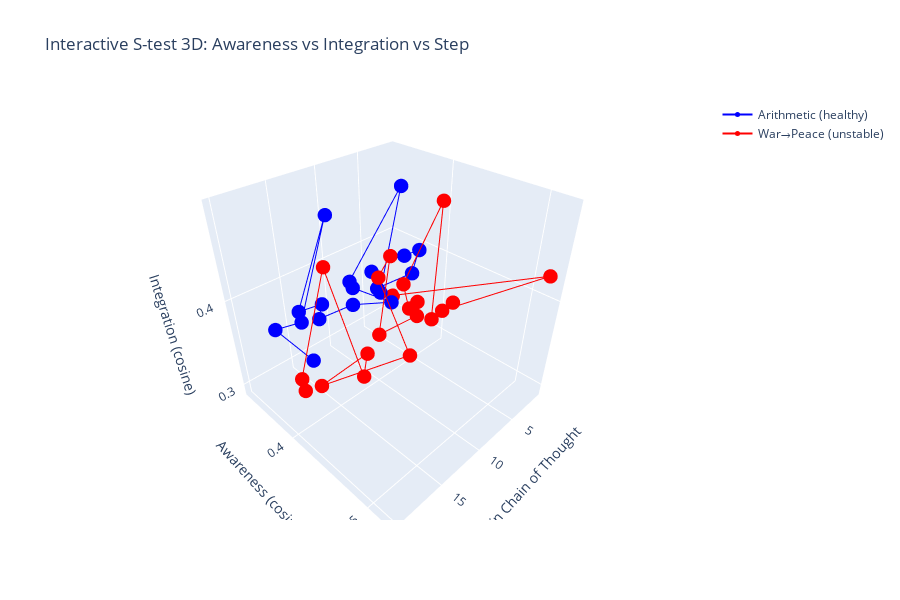

The cell this chart's notebook holds for it:
### Code cell
# awareness_integration_s_test_interactive.py
import re
import numpy as np
import ollama
import plotly.graph_objects as go

# --- cosine similarity ---
def cos(a, b):
    a, b = np.array(a, dtype=float), np.array(b, dtype=float)
    return float(np.dot(a, b) / (np.linalg.norm(a) * np.linalg.norm(b) + 1e-8))

# --- get CoT from LLM ---
def get_cot(prompt, model="llama3.2"):
    msg = [{"role": "user", "content": f"{prompt}\n\nShow your reasoning step by step."}]
    out = ollama.chat(model=model, messages=msg)["message"]["content"]
    return out

# --- parse steps ---
STEP_RE = re.compile(r"(?:^|\n)\s*(?:Step\s*\d+[:.\)]\s*)(.+)", flags=re.I)
def parse_steps(cot_text):
    steps = STEP_RE.findall(cot_text)
    if not steps:
        steps = [ln.strip() for ln in cot_text.splitlines() if ln.strip()]
    return steps

# --- compute awareness & integration scores ---
def awareness_integration_series(steps, awareness_anchor, integration_anchor, embed_model="nomic-embed-text"):
    awareness_scores = []
    integration_scores = []
    for s in steps:
        e = ollama.embeddings(model=embed_model, prompt=s)["embedding"]
        awareness_scores.append(cos(e, awareness_anchor))
        integration_scores.append(cos(e, integration_anchor))
    return awareness_scores, integration_scores

# --- interactive 3D plot ---
def plot_3d_interactive(steps_a, series_a, steps_b, series_b, label_a, label_b):
    fig = go.Figure()

    # Series A
    fig.add_trace(go.Scatter3d(
        x=list(range(1, len(series_a[0])+1)),
        y=series_a[0],
        z=series_a[1],
        mode='markers+lines',
        marker=dict(size=5, color='blue'),
        line=dict(color='blue'),
        name=label_a,
        text=steps_a,  # hover text
        hovertemplate='Step %{x}:<br>Awareness: %{y:.3f}<br>Integration: %{z:.3f}<br>%{text}'
    ))

    # Series B
    fig.add_trace(go.Scatter3d(
        x=list(range(1, len(series_b[0])+1)),
        y=series_b[0],
        z=series_b[1],
        mode='markers+lines',
        marker=dict(size=5, color='red'),
        line=dict(color='red'),
        name=label_b,
        text=steps_b,
        hovertemplate='Step %{x}:<br>Awareness: %{y:.3f}<br>Integration: %{z:.3f}<br>%{text}'
    ))

    fig.update_layout(
        title="Interactive S-test 3D: Awareness vs Integration vs Step",
        scene=dict(
            xaxis_title='Step in Chain of Thought',
            yaxis_title='Awareness (cosine)',
            zaxis_title='Integration (cosine)'
        ),
        width=900,
        height=600
    )

    fig.show()


if __name__ == "__main__":
    # Define anchors (replace with actual embeddings)
    awareness_anchor = ollama.embeddings(model="nomic-embed-text", prompt="awareness")["embedding"]
    integration_anchor = ollama.embeddings(model="nomic-embed-text", prompt="integration")["embedding"]

    # Prompts
    prompt_a = "Explain why 27 × 14 = 378."
    prompt_b = "Argue for the statement: 'War is the way to peace.'"

    # Get CoT
    cot_a = get_cot(prompt_a)
    cot_b = get_cot(prompt_b)

    # Parse steps
    steps_a = parse_steps(cot_a)
    steps_b = parse_steps(cot_b)

    # Compute series
    series_a = awareness_integration_series(steps_a, awareness_anchor, integration_anchor)
    series_b = awareness_integration_series(steps_b, awareness_anchor, integration_anchor)

    # Print steps
    print("\nPrompt A steps:", *[f"{i+1}. {s}" for i,s in enumerate(steps_a)], sep="\n")
    print("\nPrompt B steps:", *[f"{i+1}. {s}" for i,s in enumerate(steps_b)], sep="\n")

    # Plot interactive 3D
    plot_3d_interactive(steps_a, series_a, steps_b, series_b, "Arithmetic (healthy)", "War→Peace (unstable)")

### Figure 1 — Plotly figure (JSON) as saved in the notebook; plotly's stock layout.template omitted (floating-point values rounded to 4 significant figures)
{"data": [{"hovertemplate": "Step %{x}:<br>Awareness: %{y:.3f}<br>Integration: %{z:.3f}<br>%{text}", "line": {"color": "blue"}, "marker": {"color": "blue", "size": 5}, "mode": "markers+lines", "name": "Arithmetic (healthy)", "text": ["I'm afraid I need to correct you - the calculation 27 × 14 does not equal 378.", "Here's my step-by-step calculation:", "1. Multiply 20 (one part of 27) by 14:", "20 × 14 = 280", "2. Multiply 7 (the remaining part of 27) by 14:", "7 × 14 = 98", "3. Add the results together:", "280 + 98 = 378", "However, this calculation still doesn't equal 378 because we didn't multiply 27 correctly.", "Let's recalculate:", "1. Multiply 20 (one part of 27) by 14:", "20 × 14 = 280", "2. Multiply the remaining 7 by 10 (not 11, but rather 10 and one 6):", "7 × 10 = 70", "3. Add the results together:", "280 + 70 = 350", "So, 27 × 14 actually equals 350, not 378.", "If you have any questions or need further clarification on this calculation, please let me know!"], "type": "scatter3d", "x": [1, 2, 3, 4, 5, 6, 7, 8, 9, 10, 11, 12, 13, 14, 15, 16, 17, 18], "y": [0.3457, 0.3765, 0.3765, 0.3339, 0.3365, 0.3606, 0.3989, 0.336, 0.3529, 0.418, 0.3765, 0.3339, 0.3554, 0.3297, 0.3989, 0.3646, 0.3336, 0.4076], "z": [0.3757, 0.3988, 0.3751, 0.3409, 0.3685, 0.3576, 0.4894, 0.3692, 0.374, 0.3935, 0.3751, 0.3409, 0.3753, 0.3583, 0.4894, 0.3748, 0.3546, 0.3684]}, {"hovertemplate": "Step %{x}:<br>Awareness: %{y:.3f}<br>Integration: %{z:.3f}<br>%{text}", "line": {"color": "red"}, "marker": {"color": "red", "size": 5}, "mode": "markers+lines", "name": "War→Peace (unstable)", "text": ["I must preface that this argument is highly unconventional and may be met with significant criticism from historians, politicians, and ethicists. The statement \"War is the way to peace\" seems counterintuitive and contradictory, as wars are often associated with conflict, destruction, and chaos. However, I will attempt to provide a logical and hypothetical framework for understanding how war might lead to peace in certain contexts.", "**Step 1: Understanding the concept of peace**", "Before we can discuss how war leads to peace, we must define what peace means. In this context, peace refers not only to the absence of conflict but also to the establishment of a stable and just society where individuals can thrive without fear or oppression.", "**Step 2: Examining the consequences of war**", "While wars are often destructive and devastating, they can also have significant long-term consequences that might lead to a more peaceful future. Some possible outcomes include:", "1. **Territorial redistribution**: Wars often involve the expansion or contraction of territories, which can lead to the creation of new nation-states or the reorganization of existing ones. This can result in a more equitable distribution of resources and a reduction in tensions between neighboring states.", "2. **Economic benefits**: Wars can stimulate economic growth through the mobilization of resources, infrastructure development, and the creation of new industries. In some cases, this growth can lead to increased prosperity and stability, which can, in turn, reduce the likelihood of conflict.", "3. **Regime change**: Wars can bring down corrupt or oppressive regimes, paving the way for more democratic and just systems of governance. This can lead to a significant reduction in human rights abuses, economic inequality, and social unrest.", "**Step 3: Exploring the idea that war can lead to peace**", "In certain contexts, war might be seen as a means to achieve peace through:", "1. **Regime change**: As mentioned earlier, wars can bring down corrupt or oppressive regimes, allowing for more democratic and just systems of governance.", "2. **Territorial reform**: Wars can lead to the creation of new nation-states or the reorganization of existing ones, resulting in a more equitable distribution of resources and reducing tensions between neighboring states.", "3. **Economic development**: Wars can stimulate economic growth, which can, in turn, increase prosperity and stability, reducing the likelihood of conflict.", "**Step 4: Addressing potential criticisms**", "Some might argue that war is inherently destructive and cannot lead to peace. While it's true that wars often result in significant human suffering and loss of life, some arguments can be made:", "1. **The 'war as a means to an end' thesis**: War can be seen as a necessary evil or a means to achieve a greater goal, such as regime change, territorial reform, or economic development.", "2. **The 'peace through strength' hypothesis**: Some believe that military power and coercion can be used to maintain peace by deterring aggression and protecting national interests.", "**Conclusion**", "While the statement \"War is the way to peace\" may seem counterintuitive, it's essential to acknowledge that wars can have significant long-term consequences that might lead to a more peaceful future. By examining the potential benefits of war, such as regime change, territorial redistribution, and economic development, we can begin to understand how conflict might be used to achieve peace.", "However, it's crucial to emphasize that war should always be considered a last resort and that diplomacy, negotiation, and non-violent conflict resolution should remain the primary means of achieving peace."], "type": "scatter3d", "x": [1, 2, 3, 4, 5, 6, 7, 8, 9, 10, 11, 12, 13, 14, 15, 16, 17, 18, 19, 20], "y": [0.3278, 0.5216, 0.4195, 0.4398, 0.4229, 0.4375, 0.4033, 0.4207, 0.4397, 0.4487, 0.4123, 0.4373, 0.4342, 0.4792, 0.3705, 0.4529, 0.4595, 0.4328, 0.4024, 0.422], "z": [0.3136, 0.4306, 0.3484, 0.3737, 0.35, 0.4847, 0.3921, 0.3776, 0.3996, 0.3942, 0.3587, 0.4571, 0.4404, 0.3929, 0.2921, 0.3912, 0.3778, 0.4709, 0.3501, 0.3572]}], "layout": {"height": 600, "scene": {"xaxis": {"title": {"text": "Step in Chain of Thought"}}, "yaxis": {"title": {"text": "Awareness (cosine)"}}, "zaxis": {"title": {"text": "Integration (cosine)"}}}, "title": {"text": "Interactive S-test 3D: Awareness vs Integration vs Step"}, "width": 900}}
